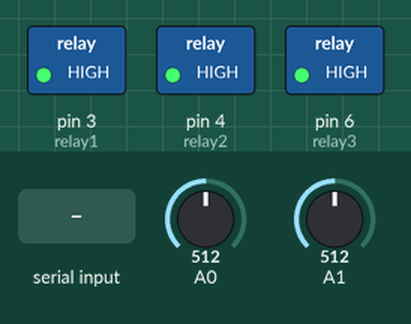
Recording of a sketch running on a simulated Arduino Uno, built with avr-gcc and run on an emulated ATmega328P. Parts: switched loads named in the sketch (green lamp = pin HIGH). The inputs (shaded band) are chosen by the test bench; at power-on: A0 = 512, A1 = 512.

Above: at 1.2 s.
1.3 s: "Q" received over Serial
At 1.9 s:
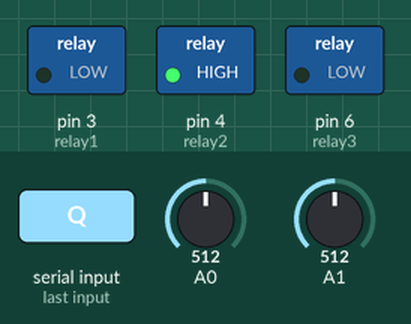
3.5 s: "W" received over Serial
At 4.9 s:
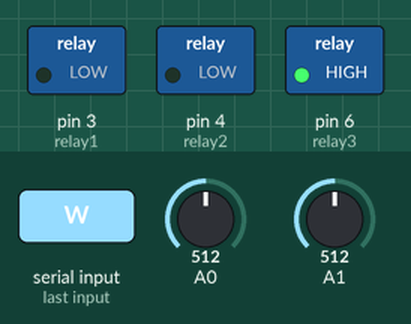
Timing chart, 0 to 6.5 s (numbered marks = the images above; inputs shaded):
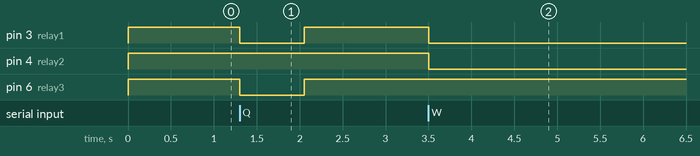

The sketch:

PO_Box.ino
```cpp
/*
  Project Name : PO_Box
  Subtitle : PO_Box
  Reporting date : 23.07.19
  Update date : 23.09.05
  written by Smartcube HW Senior Staff 'HEONSEOK HA'
*/

/*
 * Relay Model : RELAY-M1(CH8), 5V
 * Arduino Model : Arduino ATmega2560
 * Arduino ATmega2560 digital pin 2, 5는 사용불가
 *
 * SMPS 24V의 'COM' 단자와 Arduino 보드의 GND 단자를 연결시켜야 함.
 * ---> 단자 사이의 교류 전압을 제거 시켜 포토센서 감지 신호 전압을 정확하게 측정하기 위해서
 *
 * 설계상으로 모터가 초기 위치일 때
 *  1) 'Q' 명령 시, 초기 위치에서 물품을 드랍시키는 프로세스
 *  2) 'W' 명령 시, 초기 위치로 원위치 시키는 프로세스
 */

#define relay1 3
#define relay2 4
#define relay3 6

float voltage0;
float voltage1;

void setup() {
  // put your setup code here, to run once:
  pinMode(relay1, OUTPUT);
  pinMode(relay2, OUTPUT);
  pinMode(relay3, OUTPUT);

  digitalWrite(relay1, HIGH);   //NC 연결을 베이스로 함.
  digitalWrite(relay2, HIGH);
  digitalWrite(relay3, HIGH);

  Serial.begin(9600);
}

void STOP() //센서 감지하여 모터 구동 멈춤
{
  do{
    //voltage0 = voltage1 = 0[V] or 1.17[V]
    voltage0 = analogRead(A0) * (5.0 / 1023.0);
    voltage1 = analogRead(A1) * (5.0 / 1023.0);
    delay(10);
  }while(voltage0 > 0.5 && voltage1 > 0.5);

  digitalWrite(relay1, HIGH);
  digitalWrite(relay2, HIGH);
  digitalWrite(relay3, HIGH);
}

void FORSESTOP() //센서 감지하지 않고, 모터 구동 멈춤
{
  digitalWrite(relay1, HIGH);
  digitalWrite(relay2, HIGH);
  digitalWrite(relay3, HIGH);
}

void CW() //거치대 상승
{
  digitalWrite(relay1, LOW);
  digitalWrite(relay2, LOW);
  digitalWrite(relay3, HIGH);

  //0.5초 동안 감지된 센서에서 벗어날 시간
  delay(50);
}

void CCW()  //거치대 하강
{
  digitalWrite(relay1, LOW);
  digitalWrite(relay2, HIGH);
  digitalWrite(relay3, LOW);

  //0.5초 동안 감지된 센서에서 벗어날 시간
  delay(50);
}

void loop() {
  // put your main code here, to run repeatedly:
  char input;

  while(Serial.available()){
    input = Serial.read();

    if (input == 'Q') {
      CCW();
      delay(700);
      FORSESTOP(); //2023.09.05 : 거치대 하강 도중에 기구적으로 걸림 발생하여, 하단 센서 감지 하지 않고 강제로 멈춤
    }
    else if (input == 'W') {
      CW();
      STOP(); //센서 감지하여 멈춤
    }

    else if (input == 'E') {
      //voltage0 = voltage1 = 0[V] or 1.17[V]
      voltage0 = analogRead(A0) * (5.0 / 1023.0);
      voltage1 = analogRead(A1) * (5.0 / 1023.0);
      Serial.print("A0 : ");
      Serial.print(voltage0);
      Serial.print("      A1 : ");
      Serial.println(voltage1);
    }
  }
}
```

Measured:
- after the input at 1.3 s, pin 3 (relay1), pin 6 (relay3): HIGH → LOW at once, → HIGH 0.75 s later
- after the input at 3.5 s, pin 3 (relay1), pin 4 (relay2): HIGH → LOW at once
